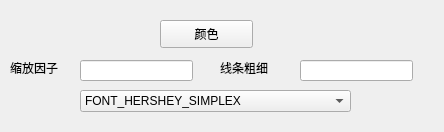
<?xml version="1.0" encoding="UTF-8"?>
<ui version="4.0">
 <class>QTextHelp</class>
 <widget class="QWidget" name="QTextHelp">
  <property name="geometry">
   <rect>
    <x>0</x>
    <y>0</y>
    <width>444</width>
    <height>132</height>
   </rect>
  </property>
  <property name="minimumSize">
   <size>
    <width>444</width>
    <height>132</height>
   </size>
  </property>
  <property name="maximumSize">
   <size>
    <width>444</width>
    <height>132</height>
   </size>
  </property>
  <property name="windowTitle">
   <string>QTextHelp</string>
  </property>
  <widget class="QLineEdit" name="inputfs">
   <property name="geometry">
    <rect>
     <x>80</x>
     <y>60</y>
     <width>113</width>
     <height>21</height>
    </rect>
   </property>
  </widget>
  <widget class="QLineEdit" name="inputthick">
   <property name="geometry">
    <rect>
     <x>300</x>
     <y>60</y>
     <width>113</width>
     <height>21</height>
    </rect>
   </property>
  </widget>
  <widget class="QLabel" name="label">
   <property name="geometry">
    <rect>
     <x>40</x>
     <y>170</y>
     <width>72</width>
     <height>15</height>
    </rect>
   </property>
   <property name="text">
    <string/>
   </property>
  </widget>
  <widget class="QPushButton" name="color">
   <property name="geometry">
    <rect>
     <x>160</x>
     <y>20</y>
     <width>93</width>
     <height>28</height>
    </rect>
   </property>
   <property name="text">
    <string>颜色</string>
   </property>
  </widget>
  <widget class="QLabel" name="label_2">
   <property name="geometry">
    <rect>
     <x>10</x>
     <y>60</y>
     <width>72</width>
     <height>15</height>
    </rect>
   </property>
   <property name="text">
    <string>缩放因子</string>
   </property>
  </widget>
  <widget class="QLabel" name="label_3">
   <property name="geometry">
    <rect>
     <x>220</x>
     <y>60</y>
     <width>72</width>
     <height>15</height>
    </rect>
   </property>
   <property name="text">
    <string>线条粗细</string>
   </property>
  </widget>
  <widget class="QComboBox" name="ff">
   <property name="geometry">
    <rect>
     <x>80</x>
     <y>90</y>
     <width>271</width>
     <height>22</height>
    </rect>
   </property>
   <item>
    <property name="text">
     <string>FONT_HERSHEY_SIMPLEX</string>
    </property>
   </item>
   <item>
    <property name="text">
     <string>FONT_HERSHEY_PLAIN</string>
    </property>
   </item>
   <item>
    <property name="text">
     <string>FONT_HERSHEY_DUPLEX</string>
    </property>
   </item>
   <item>
    <property name="text">
     <string>FONT_HERSHEY_COMPLEX</string>
    </property>
   </item>
   <item>
    <property name="text">
     <string>FONT_HERSHEY_TRIPLEX</string>
    </property>
   </item>
   <item>
    <property name="text">
     <string>FONT_HERSHEY_COMPLEX_SMALL</string>
    </property>
   </item>
   <item>
    <property name="text">
     <string>FONT_HERSHEY_SCRIPT_SIMPLEX</string>
    </property>
   </item>
   <item>
    <property name="text">
     <string>FONT_HERSHEY_SCRIPT_COMPLEX</string>
    </property>
   </item>
  </widget>
 </widget>
 <resources/>
 <connections/>
</ui>
